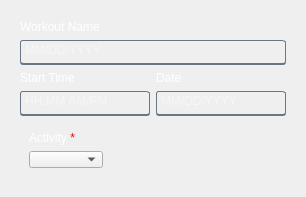
          <widget class="QWidget" name="AddWorkoutDashboard" native="true">
           <layout class="QVBoxLayout" name="verticalLayout_2">
            <item>
             <widget class="QWidget" name="AddWorkoutWidget" native="true">
              <property name="maximumSize">
               <size>
                <width>16777215</width>
                <height>175</height>
               </size>
              </property>
              <layout class="QFormLayout" name="formLayout_4">
               <item row="0" column="0">
                <widget class="QLabel" name="WorkoutNameLabel">
                 <property name="styleSheet">
                  <string notr="true">color: white; 
border: none;
background: transparent;
text-align: left; /* Align the text inside the QPushButton to the left */
padding-left: 0px;
</string>
                 </property>
                 <property name="text">
                  <string>Workout Name</string>
                 </property>
                </widget>
               </item>
               <item row="1" column="0" colspan="2">
                <widget class="QLineEdit" name="WorkoutNameLE">
                 <property name="maximumSize">
                  <size>
                   <width>400</width>
                   <height>25</height>
                  </size>
                 </property>
                 <property name="styleSheet">
                  <string notr="true">QLineEdit {

    padding-right: 20px; /* Adjust padding so text does not overlap the icon */
    background-color: rgba(0, 0, 0, 0);
    border-top: 1px solid rgba(105, 118, 132, 255);
    border-right: 1px solid rgba(105, 118, 132, 255);
    border-left: 1px solid rgba(105, 118, 132, 255);
    border-bottom: 2px solid rgba(105, 118, 132, 255);
    color: rgba(255, 255, 255, 230);
    padding-top: 2px;
    padding-bottom: 7px;
    padding-left: 2px;
    border-radius: 3px; /* Adjust this value to change the roundness */
}
</string>
                 </property>
                 <property name="text">
                  <string/>
                 </property>
                 <property name="placeholderText">
                  <string>MM/DD/YYYY</string>
                 </property>
                </widget>
               </item>
               <item row="2" column="0">
                <widget class="QLabel" name="StartTimeLabel">
                 <property name="styleSheet">
                  <string notr="true">color: white; 
border: none;
background: transparent;
text-align: left; /* Align the text inside the QPushButton to the left */
padding-left: 0px;
</string>
                 </property>
                 <property name="text">
                  <string>Start Time</string>
                 </property>
                </widget>
               </item>
               <item row="2" column="1">
                <widget class="QLabel" name="DateLabel">
                 <property name="styleSheet">
                  <string notr="true">color: white; 
border: none;
background: transparent;
text-align: left; /* Align the text inside the QPushButton to the left */
padding-left: 0px;
</string>
                 </property>
                 <property name="text">
                  <string>Date</string>
                 </property>
                </widget>
               </item>
               <item row="3" column="0">
                <widget class="QLineEdit" name="StartTimeLE">
                 <property name="maximumSize">
                  <size>
                   <width>200</width>
                   <height>25</height>
                  </size>
                 </property>
                 <property name="styleSheet">
                  <string notr="true">QLineEdit {

    padding-right: 20px; /* Adjust padding so text does not overlap the icon */
    background-color: rgba(0, 0, 0, 0);
    border-top: 1px solid rgba(105, 118, 132, 255);
    border-right: 1px solid rgba(105, 118, 132, 255);
    border-left: 1px solid rgba(105, 118, 132, 255);
    border-bottom: 2px solid rgba(105, 118, 132, 255);
    color: rgba(255, 255, 255, 230);
    padding-top: 2px;
    padding-bottom: 7px;
    padding-left: 2px;
    border-radius: 3px; /* Adjust this value to change the roundness */
}
</string>
                 </property>
                 <property name="text">
                  <string/>
                 </property>
                 <property name="placeholderText">
                  <string>HH:MM AM/PM</string>
                 </property>
                </widget>
               </item>
               <item row="3" column="1">
                <widget class="QLineEdit" name="DateLE">
                 <property name="maximumSize">
                  <size>
                   <width>200</width>
                   <height>25</height>
                  </size>
                 </property>
                 <property name="styleSheet">
                  <string notr="true">QLineEdit {

    padding-right: 20px; /* Adjust padding so text does not overlap the icon */
    background-color: rgba(0, 0, 0, 0);
    border-top: 1px solid rgba(105, 118, 132, 255);
    border-right: 1px solid rgba(105, 118, 132, 255);
    border-left: 1px solid rgba(105, 118, 132, 255);
    border-bottom: 2px solid rgba(105, 118, 132, 255);
    color: rgba(255, 255, 255, 230);
    padding-top: 2px;
    padding-bottom: 7px;
    padding-left: 2px;
    border-radius: 3px; /* Adjust this value to change the roundness */
}
</string>
                 </property>
                 <property name="text">
                  <string/>
                 </property>
                 <property name="placeholderText">
                  <string>MM/DD/YYYY</string>
                 </property>
                </widget>
               </item>
               <item row="4" column="0">
                <widget class="QWidget" name="ActivityWidget" native="true">
                 <layout class="QVBoxLayout" name="verticalLayout_5">
                  <item>
                   <widget class="QLabel" name="Activitylabel">
                    <property name="text">
                     <string>&lt;font color=&quot;white&quot;&gt;Activity &lt;font color=&quot;red&quot;&gt;*&lt;/font&gt;
</string>
                    </property>
                   </widget>
                  </item>
                  <item>
                   <widget class="QComboBox" name="ActivitycomboBox">
                    <property name="maximumSize">
                     <size>
                      <width>200</width>
                      <height>30</height>
                     </size>
                    </property>
                    <item>
                     <property name="text">
                      <string/>
                     </property>
                    </item>
                    <item>
                     <property name="text">
                      <string>Training</string>
                     </property>
                    </item>
                    <item>
                     <property name="text">
                      <string>Race</string>
                     </property>
                    </item>
                    <item>
                     <property name="text">
                      <string>Gym</string>
                     </property>
                    </item>
                   </widget>
                  </item>
                 </layout>
                </widget>
               </item>
              </layout>
             </widget>
            </item>
           </layout>
          </widget>
